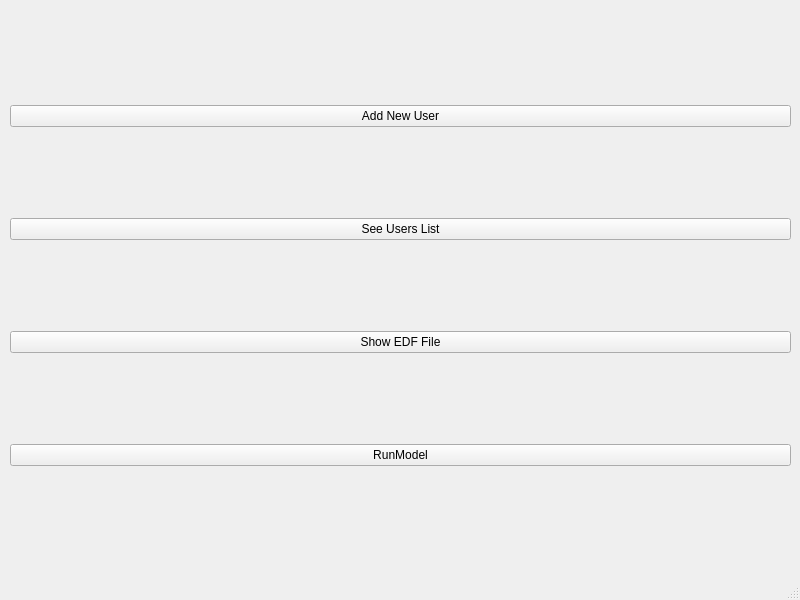
<?xml version="1.0" encoding="UTF-8"?>
<ui version="4.0">
 <class>MainWindow</class>
 <widget class="QMainWindow" name="MainWindow">
  <property name="geometry">
   <rect>
    <x>0</x>
    <y>0</y>
    <width>800</width>
    <height>600</height>
   </rect>
  </property>
  <property name="windowTitle">
   <string>MainWindow</string>
  </property>
  <widget class="QWidget" name="centralwidget">
   <widget class="QWidget" name="gridLayoutWidget">
    <property name="geometry">
     <rect>
      <x>10</x>
      <y>20</y>
      <width>781</width>
      <height>531</height>
     </rect>
    </property>
    <layout class="QGridLayout" name="gridLayout">
     <item row="1" column="0">
      <widget class="QPushButton" name="UsersList">
       <property name="text">
        <string>See Users List</string>
       </property>
      </widget>
     </item>
     <item row="3" column="0">
      <widget class="QPushButton" name="RunModel">
       <property name="text">
        <string>RunModel</string>
       </property>
      </widget>
     </item>
     <item row="0" column="0">
      <widget class="QPushButton" name="AddNewUser">
       <property name="text">
        <string>Add New User</string>
       </property>
      </widget>
     </item>
     <item row="2" column="0">
      <widget class="QPushButton" name="ShowEDFFile">
       <property name="text">
        <string>Show EDF File</string>
       </property>
      </widget>
     </item>
    </layout>
   </widget>
  </widget>
  <widget class="QStatusBar" name="statusbar"/>
 </widget>
 <resources/>
 <connections/>
</ui>
